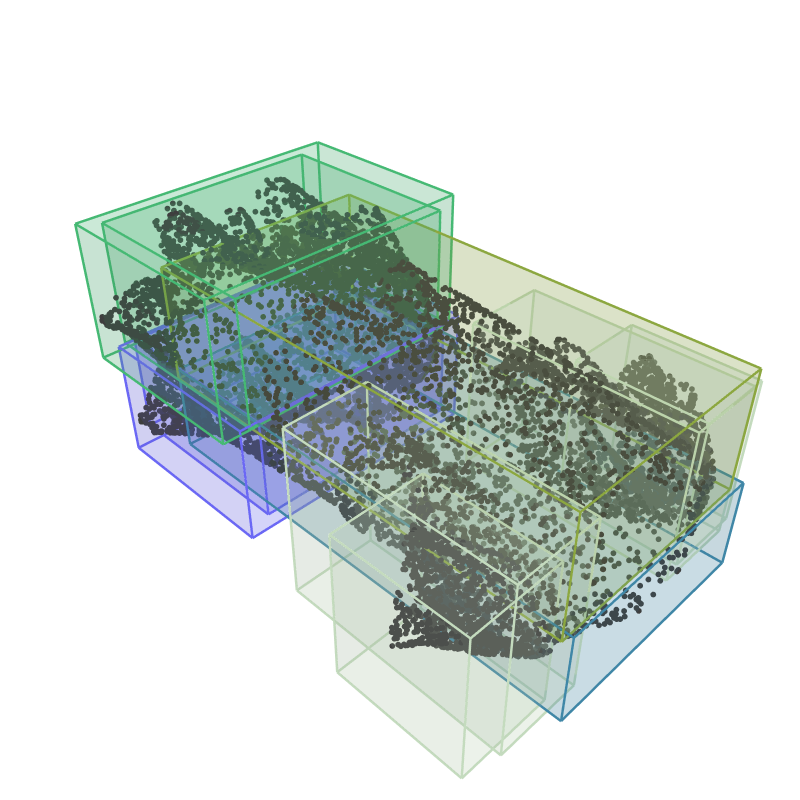

Source (notebook cell):
### Markdown cell above
# Test Plotly Visualization

### Code cell
import os
import random
from glob import glob

import numpy as np
import pickle

import plotly.graph_objects as go

from matplotlib.colors import to_rgb


_CMAP = {
    "帽": {"alias": "帽", "color": "#F7815D"},
    "领": {"alias": "领", "color": "#F9D26D"},
    "肩": {"alias": "肩", "color": "#F23434"},
    "袖片": {"alias": "袖片", "color": "#C4DBBE"},
    "袖口": {"alias": "袖口", "color": "#F0EDA8"},
    "衣身前中": {"alias": "衣身前中", "color": "#8CA740"},
    "衣身后中": {"alias": "衣身后中", "color": "#4087A7"},
    "衣身侧": {"alias": "衣身侧", "color": "#DF7D7E"},
    "底摆": {"alias": "底摆", "color": "#DACBBD"},
    "腰头": {"alias": "腰头", "color": "#DABDD1"},
    "裙前中": {"alias": "裙前中", "color": "#46B974"},
    "裙后中": {"alias": "裙后中", "color": "#6B68F5"},
    "裙侧": {"alias": "裙侧", "color": "#D37F50"},

    "橡筋": {"alias": "橡筋", "color": "#696969"},
    "木耳边": {"alias": "木耳边", "color": "#A8D4D2"},
    "袖笼拼条": {"alias": "袖笼拼条", "color": "#696969"},
    "荷叶边": {"alias": "荷叶边", "color": "#A8D4D2"},
    "绑带": {"alias": "绑带", "color": "#696969"}
}

_PANEL_CLS = [
    '帽', '领', '肩', '袖片', '袖口', '衣身前中', '衣身后中', '衣身侧', '底摆', '腰头', '裙前中', '裙后中', '裙侧', '橡筋', '木耳边', '袖笼拼条', '荷叶边', '绑带']

def create_bounding_box_lines(min_point, max_point, color):
    # Create the 12 lines of the bounding box
    x_lines = []
    y_lines = []
    z_lines = []
    
    # List of all 8 corners of the box
    x0, y0, z0 = min_point
    x1, y1, z1 = max_point

    corners = np.array([
        [x0, y0, z0],  # 0
        [x1, y0, z0],  # 1
        [x1, y1, z0],  # 2
        [x0, y1, z0],  # 3
        [x0, y0, z1],  # 4
        [x1, y0, z1],  # 5
        [x1, y1, z1],  # 6
        [x0, y1, z1]   # 7
    ])

    # Pairs of corners between which to draw lines
    edges = [
        (0, 1), (1, 2), (2, 3), (3, 0),  # Bottom face
        (4, 5), (5, 6), (6, 7), (7, 4),  # Top face
        (0, 4), (1, 5), (2, 6), (3, 7)   # Vertical edges
    ]

    for edge in edges:
        start = corners[edge[0]]
        end = corners[edge[1]]
        x_lines.extend([start[0], end[0], None])  # None to break the line
        y_lines.extend([start[1], end[1], None])
        z_lines.extend([start[2], end[2], None])

    line_trace = go.Scatter3d(
        x=x_lines,
        y=y_lines,
        z=z_lines,
        mode='lines',
        line=dict(color=color, width=5),
        showlegend=False
    )
    return line_trace

def create_bounding_box_mesh(min_point, max_point, color, opacity=0.2):
    # List of all 8 corners of the box
    x0, y0, z0 = min_point
    x1, y1, z1 = max_point

    corners = np.array([
        [x0, y0, z0],  # 0
        [x1, y0, z0],  # 1
        [x1, y1, z0],  # 2
        [x0, y1, z0],  # 3
        [x0, y0, z1],  # 4
        [x1, y0, z1],  # 5
        [x1, y1, z1],  # 6
        [x0, y1, z1]   # 7
    ])

    # Define the triangles composing the surfaces of the box
    # Each face is composed of two triangles
    faces = np.array([
        [0, 1, 2], [0, 2, 3],  # Bottom face
        [4, 5, 6], [4, 6, 7],  # Top face
        [0, 1, 5], [0, 5, 4],  # Side face
        [1, 2, 6], [1, 6, 5],  # Side face
        [2, 3, 7], [2, 7, 6],  # Side face
        [3, 0, 4], [3, 4, 7]   # Side face
    ])

    x = corners[:, 0]
    y = corners[:, 1]
    z = corners[:, 2]

    i = faces[:, 0]
    j = faces[:, 1]
    k = faces[:, 2]

    mesh = go.Mesh3d(
        x=x,
        y=y,
        z=z,
        i=i,
        j=j,
        k=k,
        color=color,
        opacity=opacity,
        name='Bounding Box',
        showlegend=False,
        flatshading=True
    )

    return mesh


def vis_bbox_plotly(bboxes, colors, points=None):
    fig = go.Figure()

    for idx in range(len(bboxes)):
        
        # visuzlize point clouds if given
        if points is not None:
            cur_points = points[idx].reshape(-1, 3)
            rand_idx = np.random.choice(cur_points.shape[0], 2000, replace=False)
            cur_points = cur_points[rand_idx, :]
            fig.add_trace(go.Scatter3d(
                x=cur_points[:, 0],
                y=cur_points[:, 1],
                z=cur_points[:, 2],
                mode='markers',
                marker=dict(size=2, color='#3e3e3e'),
                name=f'Point Cloud {idx+1}'
            ))
            
        # Add the bounding box lines
        min_point, max_point = bboxes[idx, :3], bboxes[idx, 3:]
        bbox_lines = create_bounding_box_lines(min_point, max_point, color=colors[idx])
        fig.add_trace(bbox_lines)
        # Add the bounding box surfaces with transparency
        bbox_mesh = create_bounding_box_mesh(min_point, max_point, color=colors[idx], opacity=0.15)
        fig.add_trace(bbox_mesh)

    # Update layout
    fig.update_layout(
        scene=dict(
            xaxis=dict(
                visible=False,
                showbackground=False,
                showgrid=False,
                showline=False,
                showticklabels=False,
                title=''
            ),
            yaxis=dict(
                visible=False,
                showbackground=False,
                showgrid=False,
                showline=False,
                showticklabels=False,
                title=''
            ),
            zaxis=dict(
                visible=False,
                showbackground=False,
                showgrid=False,
                showline=False,
                showticklabels=False,
                title=''
            ),
            aspectmode='data'  # Keep the aspect ratio of data
        ),
        width=800,
        height=800,
        margin=dict(r=0, l=0, b=0, t=0),
        showlegend=False
    )
    fig.show()


# data_dir = "E:\\lry\\data\\AIGP\\demo_v2\\Q2\\brep_reso_64_edge_snap"
# data_item = random.choice(glob(os.path.join(data_dir, '*.pkl')))
data_item = "E:\\lry\\data\\AIGP\\demo_v2\\Q2\\brep_reso_128_edge_snap\\00000.pkl"

print(data_item)
with open(data_item, 'rb') as f: data = pickle.load(f)

bboxes = data['surf_bbox_wcs']
bbox_colors = [_CMAP[_PANEL_CLS[idx-1]]['color'] for idx in data['surf_cls']]
points = data['surf_wcs']

# bboxes = np.random.rand(11, 6)
# bbox_colors = [_CMAP[_PANEL_CLS[idx-1]]['color'] for idx in np.random.randint(1, 18, 11)]

vis_bbox_plotly(bboxes, bbox_colors, points=points)

### Figure 1 — Plotly figure (JSON) as saved in the notebook; plotly's stock layout.template omitted (floating-point values rounded to 4 significant figures; data arrays with more than 128 entries replaced by an {"elided": "..."} marker saying what was removed)
{"data": [{"marker": {"color": "#3e3e3e", "size": 2}, "mode": "markers", "name": "Point Cloud 1", "type": "scatter3d", "x": {"elided": "2000 float values"}, "y": {"elided": "2000 float values"}, "z": {"elided": "2000 float values"}}, {"line": {"color": "#8CA740", "width": 5}, "mode": "lines", "showlegend": false, "type": "scatter3d", "x": [-0.1859, 0.1776, null, 0.1776, 0.1776, null, 0.1776, -0.1859, null, -0.1859, -0.1859, null, -0.1859, 0.1776, null, 0.1776, 0.1776, null, 0.1776, -0.1859, null, -0.1859, -0.1859, null, -0.1859, -0.1859, null, 0.1776, 0.1776, null, 0.1776, 0.1776, null, -0.1859, -0.1859, null], "y": [-0.2373, -0.2373, null, -0.2373, 0.4962, null, 0.4962, 0.4962, null, 0.4962, -0.2373, null, -0.2373, -0.2373, null, -0.2373, 0.4962, null, 0.4962, 0.4962, null, 0.4962, -0.2373, null, -0.2373, -0.2373, null, -0.2373, -0.2373, null, 0.4962, 0.4962, null, 0.4962, 0.4962, null], "z": [-0.01798, -0.01798, null, -0.01798, -0.01798, null, -0.01798, -0.01798, null, -0.01798, -0.01798, null, 0.1726, 0.1726, null, 0.1726, 0.1726, null, 0.1726, 0.1726, null, 0.1726, 0.1726, null, -0.01798, 0.1726, null, -0.01798, 0.1726, null, -0.01798, 0.1726, null, -0.01798, 0.1726, null]}, {"color": "#8CA740", "flatshading": true, "i": [0, 0, 4, 4, 0, 0, 1, 1, 2, 2, 3, 3], "j": [1, 2, 5, 6, 1, 5, 2, 6, 3, 7, 0, 4], "k": [2, 3, 6, 7, 5, 4, 6, 5, 7, 6, 4, 7], "name": "Bounding Box", "opacity": 0.15, "showlegend": false, "type": "mesh3d", "x": [-0.1859, 0.1776, 0.1776, -0.1859, -0.1859, 0.1776, 0.1776, -0.1859], "y": [-0.2373, -0.2373, 0.4962, 0.4962, -0.2373, -0.2373, 0.4962, 0.4962], "z": [-0.01798, -0.01798, -0.01798, -0.01798, 0.1726, 0.1726, 0.1726, 0.1726]}, {"marker": {"color": "#3e3e3e", "size": 2}, "mode": "markers", "name": "Point Cloud 2", "type": "scatter3d", "x": {"elided": "2000 float values"}, "y": {"elided": "2000 float values"}, "z": {"elided": "2000 float values"}}, {"line": {"color": "#4087A7", "width": 5}, "mode": "lines", "showlegend": false, "type": "scatter3d", "x": [-0.1915, 0.1755, null, 0.1755, 0.1755, null, 0.1755, -0.1915, null, -0.1915, -0.1915, null, -0.1915, 0.1755, null, 0.1755, 0.1755, null, 0.1755, -0.1915, null, -0.1915, -0.1915, null, -0.1915, -0.1915, null, 0.1755, 0.1755, null, 0.1755, 0.1755, null, -0.1915, -0.1915, null], "y": [-0.2377, -0.2377, null, -0.2377, 0.5092, null, 0.5092, 0.5092, null, 0.5092, -0.2377, null, -0.2377, -0.2377, null, -0.2377, 0.5092, null, 0.5092, 0.5092, null, 0.5092, -0.2377, null, -0.2377, -0.2377, null, -0.2377, -0.2377, null, 0.5092, 0.5092, null, 0.5092, 0.5092, null], "z": [-0.1472, -0.1472, null, -0.1472, -0.1472, null, -0.1472, -0.1472, null, -0.1472, -0.1472, null, -0.002655, -0.002655, null, -0.002655, -0.002655, null, -0.002655, -0.002655, null, -0.002655, -0.002655, null, -0.1472, -0.002655, null, -0.1472, -0.002655, null, -0.1472, -0.002655, null, -0.1472, -0.002655, null]}, {"color": "#4087A7", "flatshading": true, "i": [0, 0, 4, 4, 0, 0, 1, 1, 2, 2, 3, 3], "j": [1, 2, 5, 6, 1, 5, 2, 6, 3, 7, 0, 4], "k": [2, 3, 6, 7, 5, 4, 6, 5, 7, 6, 4, 7], "name": "Bounding Box", "opacity": 0.15, "showlegend": false, "type": "mesh3d", "x": [-0.1915, 0.1755, 0.1755, -0.1915, -0.1915, 0.1755, 0.1755, -0.1915], "y": [-0.2377, -0.2377, 0.5092, 0.5092, -0.2377, -0.2377, 0.5092, 0.5092], "z": [-0.1472, -0.1472, -0.1472, -0.1472, -0.002655, -0.002655, -0.002655, -0.002655]}, {"marker": {"color": "#3e3e3e", "size": 2}, "mode": "markers", "name": "Point Cloud 3", "type": "scatter3d", "x": {"elided": "2000 float values"}, "y": {"elided": "2000 float values"}, "z": {"elided": "2000 float values"}}, {"line": {"color": "#C4DBBE", "width": 5}, "mode": "lines", "showlegend": false, "type": "scatter3d", "x": [-0.244, -0.1049, null, -0.1049, -0.1049, null, -0.1049, -0.244, null, -0.244, -0.244, null, -0.244, -0.1049, null, -0.1049, -0.1049, null, -0.1049, -0.244, null, -0.244, -0.244, null, -0.244, -0.244, null, -0.1049, -0.1049, null, -0.1049, -0.1049, null, -0.244, -0.244, null], "y": [0.1096, 0.1096, null, 0.1096, 0.4736, null, 0.4736, 0.4736, null, 0.4736, 0.1096, null, 0.1096, 0.1096, null, 0.1096, 0.4736, null, 0.4736, 0.4736, null, 0.4736, 0.1096, null, 0.1096, 0.1096, null, 0.1096, 0.1096, null, 0.4736, 0.4736, null, 0.4736, 0.4736, null], "z": [-0.145, -0.145, null, -0.145, -0.145, null, -0.145, -0.145, null, -0.145, -0.145, null, 0.1069, 0.1069, null, 0.1069, 0.1069, null, 0.1069, 0.1069, null, 0.1069, 0.1069, null, -0.145, 0.1069, null, -0.145, 0.1069, null, -0.145, 0.1069, null, -0.145, 0.1069, null]}, {"color": "#C4DBBE", "flatshading": true, "i": [0, 0, 4, 4, 0, 0, 1, 1, 2, 2, 3, 3], "j": [1, 2, 5, 6, 1, 5, 2, 6, 3, 7, 0, 4], "k": [2, 3, 6, 7, 5, 4, 6, 5, 7, 6, 4, 7], "name": "Bounding Box", "opacity": 0.15, "showlegend": false, "type": "mesh3d", "x": [-0.244, -0.1049, -0.1049, -0.244, -0.244, -0.1049, -0.1049, -0.244], "y": [0.1096, 0.1096, 0.4736, 0.4736, 0.1096, 0.1096, 0.4736, 0.4736], "z": [-0.145, -0.145, -0.145, -0.145, 0.1069, 0.1069, 0.1069, 0.1069]}, {"marker": {"color": "#3e3e3e", "size": 2}, "mode": "markers", "name": "Point Cloud 4", "type": "scatter3d", "x": {"elided": "2000 float values"}, "y": {"elided": "2000 float values"}, "z": {"elided": "2000 float values"}}, {"line": {"color": "#C4DBBE", "width": 5}, "mode": "lines", "showlegend": false, "type": "scatter3d", "x": [0.153, 0.3038, null, 0.3038, 0.3038, null, 0.3038, 0.153, null, 0.153, 0.153, null, 0.153, 0.3038, null, 0.3038, 0.3038, null, 0.3038, 0.153, null, 0.153, 0.153, null, 0.153, 0.153, null, 0.3038, 0.3038, null, 0.3038, 0.3038, null, 0.153, 0.153, null], "y": [0.2592, 0.2592, null, 0.2592, 0.4693, null, 0.4693, 0.4693, null, 0.4693, 0.2592, null, 0.2592, 0.2592, null, 0.2592, 0.4693, null, 0.4693, 0.4693, null, 0.4693, 0.2592, null, 0.2592, 0.2592, null, 0.2592, 0.2592, null, 0.4693, 0.4693, null, 0.4693, 0.4693, null], "z": [-0.1658, -0.1658, null, -0.1658, -0.1658, null, -0.1658, -0.1658, null, -0.1658, -0.1658, null, 0.06881, 0.06881, null, 0.06881, 0.06881, null, 0.06881, 0.06881, null, 0.06881, 0.06881, null, -0.1658, 0.06881, null, -0.1658, 0.06881, null, -0.1658, 0.06881, null, -0.1658, 0.06881, null]}, {"color": "#C4DBBE", "flatshading": true, "i": [0, 0, 4, 4, 0, 0, 1, 1, 2, 2, 3, 3], "j": [1, 2, 5, 6, 1, 5, 2, 6, 3, 7, 0, 4], "k": [2, 3, 6, 7, 5, 4, 6, 5, 7, 6, 4, 7], "name": "Bounding Box", "opacity": 0.15, "showlegend": false, "type": "mesh3d", "x": [0.153, 0.3038, 0.3038, 0.153, 0.153, 0.3038, 0.3038, 0.153], "y": [0.2592, 0.2592, 0.4693, 0.4693, 0.2592, 0.2592, 0.4693, 0.4693], "z": [-0.1658, -0.1658, -0.1658, -0.1658, 0.06881, 0.06881, 0.06881, 0.06881]}, {"marker": {"color": "#3e3e3e", "size": 2}, "mode": "markers", "name": "Point Cloud 5", "type": "scatter3d", "x": {"elided": "2000 float values"}, "y": {"elided": "2000 float values"}, "z": {"elided": "2000 float values"}}, {"line": {"color": "#C4DBBE", "width": 5}, "mode": "lines", "showlegend": false, "type": "scatter3d", "x": [-0.2943, -0.1583, null, -0.1583, -0.1583, null, -0.1583, -0.2943, null, -0.2943, -0.2943, null, -0.2943, -0.1583, null, -0.1583, -0.1583, null, -0.1583, -0.2943, null, -0.2943, -0.2943, null, -0.2943, -0.2943, null, -0.1583, -0.1583, null, -0.1583, -0.1583, null, -0.2943, -0.2943, null], "y": [0.2532, 0.2532, null, 0.2532, 0.46, null, 0.46, 0.46, null, 0.46, 0.2532, null, 0.2532, 0.2532, null, 0.2532, 0.46, null, 0.46, 0.46, null, 0.46, 0.2532, null, 0.2532, 0.2532, null, 0.2532, 0.2532, null, 0.46, 0.46, null, 0.46, 0.46, null], "z": [-0.1621, -0.1621, null, -0.1621, -0.1621, null, -0.1621, -0.1621, null, -0.1621, -0.1621, null, 0.08545, 0.08545, null, 0.08545, 0.08545, null, 0.08545, 0.08545, null, 0.08545, 0.08545, null, -0.1621, 0.08545, null, -0.1621, 0.08545, null, -0.1621, 0.08545, null, -0.1621, 0.08545, null]}, {"color": "#C4DBBE", "flatshading": true, "i": [0, 0, 4, 4, 0, 0, 1, 1, 2, 2, 3, 3], "j": [1, 2, 5, 6, 1, 5, 2, 6, 3, 7, 0, 4], "k": [2, 3, 6, 7, 5, 4, 6, 5, 7, 6, 4, 7], "name": "Bounding Box", "opacity": 0.15, "showlegend": false, "type": "mesh3d", "x": [-0.2943, -0.1583, -0.1583, -0.2943, -0.2943, -0.1583, -0.1583, -0.2943], "y": [0.2532, 0.2532, 0.46, 0.46, 0.2532, 0.2532, 0.46, 0.46], "z": [-0.1621, -0.1621, -0.1621, -0.1621, 0.08545, 0.08545, 0.08545, 0.08545]}, {"marker": {"color": "#3e3e3e", "size": 2}, "mode": "markers", "name": "Point Cloud 6", "type": "scatter3d", "x": {"elided": "2000 float values"}, "y": {"elided": "2000 float values"}, "z": {"elided": "2000 float values"}}, {"line": {"color": "#C4DBBE", "width": 5}, "mode": "lines", "showlegend": false, "type": "scatter3d", "x": [0.1078, 0.2479, null, 0.2479, 0.2479, null, 0.2479, 0.1078, null, 0.1078, 0.1078, null, 0.1078, 0.2479, null, 0.2479, 0.2479, null, 0.2479, 0.1078, null, 0.1078, 0.1078, null, 0.1078, 0.1078, null, 0.2479, 0.2479, null, 0.2479, 0.2479, null, 0.1078, 0.1078, null], "y": [0.1139, 0.1139, null, 0.1139, 0.4801, null, 0.4801, 0.4801, null, 0.4801, 0.1139, null, 0.1139, 0.1139, null, 0.1139, 0.4801, null, 0.4801, 0.4801, null, 0.4801, 0.1139, null, 0.1139, 0.1139, null, 0.1139, 0.1139, null, 0.4801, 0.4801, null, 0.4801, 0.4801, null], "z": [-0.1691, -0.1691, null, -0.1691, -0.1691, null, -0.1691, -0.1691, null, -0.1691, -0.1691, null, 0.1107, 0.1107, null, 0.1107, 0.1107, null, 0.1107, 0.1107, null, 0.1107, 0.1107, null, -0.1691, 0.1107, null, -0.1691, 0.1107, null, -0.1691, 0.1107, null, -0.1691, 0.1107, null]}, {"color": "#C4DBBE", "flatshading": true, "i": [0, 0, 4, 4, 0, 0, 1, 1, 2, 2, 3, 3], "j": [1, 2, 5, 6, 1, 5, 2, 6, 3, 7, 0, 4], "k": [2, 3, 6, 7, 5, 4, 6, 5, 7, 6, 4, 7], "name": "Bounding Box", "opacity": 0.15, "showlegend": false, "type": "mesh3d", "x": [0.1078, 0.2479, 0.2479, 0.1078, 0.1078, 0.2479, 0.2479, 0.1078], "y": [0.1139, 0.1139, 0.4801, 0.4801, 0.1139, 0.1139, 0.4801, 0.4801], "z": [-0.1691, -0.1691, -0.1691, -0.1691, 0.1107, 0.1107, 0.1107, 0.1107]}, {"marker": {"color": "#3e3e3e", "size": 2}, "mode": "markers", "name": "Point Cloud 7", "type": "scatter3d", "x": {"elided": "2000 float values"}, "y": {"elided": "2000 float values"}, "z": {"elided": "2000 float values"}}, {"line": {"color": "#46B974", "width": 5}, "mode": "lines", "showlegend": false, "type": "scatter3d", "x": [-0.2227, 0.2364, null, 0.2364, 0.2364, null, 0.2364, -0.2227, null, -0.2227, -0.2227, null, -0.2227, 0.2364, null, 0.2364, 0.2364, null, 0.2364, -0.2227, null, -0.2227, -0.2227, null, -0.2227, -0.2227, null, 0.2364, 0.2364, null, 0.2364, 0.2364, null, -0.2227, -0.2227, null], "y": [-0.3543, -0.3543, null, -0.3543, -0.04166, null, -0.04166, -0.04166, null, -0.04166, -0.3543, null, -0.3543, -0.3543, null, -0.3543, -0.04166, null, -0.04166, -0.04166, null, -0.04166, -0.3543, null, -0.3543, -0.3543, null, -0.3543, -0.3543, null, -0.04166, -0.04166, null, -0.04166, -0.04166, null], "z": [-0.006403, -0.006403, null, -0.006403, -0.006403, null, -0.006403, -0.006403, null, -0.006403, -0.006403, null, 0.221, 0.221, null, 0.221, 0.221, null, 0.221, 0.221, null, 0.221, 0.221, null, -0.006403, 0.221, null, -0.006403, 0.221, null, -0.006403, 0.221, null, -0.006403, 0.221, null]}, {"color": "#46B974", "flatshading": true, "i": [0, 0, 4, 4, 0, 0, 1, 1, 2, 2, 3, 3], "j": [1, 2, 5, 6, 1, 5, 2, 6, 3, 7, 0, 4], "k": [2, 3, 6, 7, 5, 4, 6, 5, 7, 6, 4, 7], "name": "Bounding Box", "opacity": 0.15, "showlegend": false, "type": "mesh3d", "x": [-0.2227, 0.2364, 0.2364, -0.2227, -0.2227, 0.2364, 0.2364, -0.2227], "y": [-0.3543, -0.3543, -0.04166, -0.04166, -0.3543, -0.3543, -0.04166, -0.04166], "z": [-0.006403, -0.006403, -0.006403, -0.006403, 0.221, 0.221, 0.221, 0.221]}, {"marker": {"color": "#3e3e3e", "size": 2}, "mode": "markers", "name": "Point Cloud 8", "type": "scatter3d", "x": {"elided": "2000 float values"}, "y": {"elided": "2000 float values"}, "z": {"elided": "2000 float values"}}, {"line": {"color": "#46B974", "width": 5}, "mode": "lines", "showlegend": false, "type": "scatter3d", "x": [-0.1956, 0.1895, null, 0.1895, 0.1895, null, 0.1895, -0.1956, null, -0.1956, -0.1956, null, -0.1956, 0.1895, null, 0.1895, 0.1895, null, 0.1895, -0.1956, null, -0.1956, -0.1956, null, -0.1956, -0.1956, null, 0.1895, 0.1895, null, 0.1895, 0.1895, null, -0.1956, -0.1956, null], "y": [-0.366, -0.366, null, -0.366, -0.04251, null, -0.04251, -0.04251, null, -0.04251, -0.366, null, -0.366, -0.366, null, -0.366, -0.04251, null, -0.04251, -0.04251, null, -0.04251, -0.366, null, -0.366, -0.366, null, -0.366, -0.366, null, -0.04251, -0.04251, null, -0.04251, -0.04251, null], "z": [-0.005077, -0.005077, null, -0.005077, -0.005077, null, -0.005077, -0.005077, null, -0.005077, -0.005077, null, 0.2033, 0.2033, null, 0.2033, 0.2033, null, 0.2033, 0.2033, null, 0.2033, 0.2033, null, -0.005077, 0.2033, null, -0.005077, 0.2033, null, -0.005077, 0.2033, null, -0.005077, 0.2033, null]}, {"color": "#46B974", "flatshading": true, "i": [0, 0, 4, 4, 0, 0, 1, 1, 2, 2, 3, 3], "j": [1, 2, 5, 6, 1, 5, 2, 6, 3, 7, 0, 4], "k": [2, 3, 6, 7, 5, 4, 6, 5, 7, 6, 4, 7], "name": "Bounding Box", "opacity": 0.15, "showlegend": false, "type": "mesh3d", "x": [-0.1956, 0.1895, 0.1895, -0.1956, -0.1956, 0.1895, 0.1895, -0.1956], "y": [-0.366, -0.366, -0.04251, -0.04251, -0.366, -0.366, -0.04251, -0.04251], "z": [-0.005077, -0.005077, -0.005077, -0.005077, 0.2033, 0.2033, 0.2033, 0.2033]}, {"marker": {"color": "#3e3e3e", "size": 2}, "mode": "markers", "name": "Point Cloud 9", "type": "scatter3d", "x": {"elided": "2000 float values"}, "y": {"elided": "2000 float values"}, "z": {"elided": "2000 float values"}}, {"line": {"color": "#6B68F5", "width": 5}, "mode": "lines", "showlegend": false, "type": "scatter3d", "x": [-0.2452, 0.2071, null, 0.2071, 0.2071, null, 0.2071, -0.2452, null, -0.2452, -0.2452, null, -0.2452, 0.2071, null, 0.2071, 0.2071, null, 0.2071, -0.2452, null, -0.2452, -0.2452, null, -0.2452, -0.2452, null, 0.2071, 0.2071, null, 0.2071, 0.2071, null, -0.2452, -0.2452, null], "y": [-0.3549, -0.3549, null, -0.3549, -0.04174, null, -0.04174, -0.04174, null, -0.04174, -0.3549, null, -0.3549, -0.3549, null, -0.3549, -0.04174, null, -0.04174, -0.04174, null, -0.04174, -0.3549, null, -0.3549, -0.3549, null, -0.3549, -0.3549, null, -0.04174, -0.04174, null, -0.04174, -0.04174, null], "z": [-0.2023, -0.2023, null, -0.2023, -0.2023, null, -0.2023, -0.2023, null, -0.2023, -0.2023, null, 0.0003092, 0.0003092, null, 0.0003092, 0.0003092, null, 0.0003092, 0.0003092, null, 0.0003092, 0.0003092, null, -0.2023, 0.0003092, null, -0.2023, 0.0003092, null, -0.2023, 0.0003092, null, -0.2023, 0.0003092, null]}, {"color": "#6B68F5", "flatshading": true, "i": [0, 0, 4, 4, 0, 0, 1, 1, 2, 2, 3, 3], "j": [1, 2, 5, 6, 1, 5, 2, 6, 3, 7, 0, 4], "k": [2, 3, 6, 7, 5, 4, 6, 5, 7, 6, 4, 7], "name": "Bounding Box", "opacity": 0.15, "showlegend": false, "type": "mesh3d", "x": [-0.2452, 0.2071, 0.2071, -0.2452, -0.2452, 0.2071, 0.2071, -0.2452], "y": [-0.3549, -0.3549, -0.04174, -0.04174, -0.3549, -0.3549, -0.04174, -0.04174], "z": [-0.2023, -0.2023, -0.2023, -0.2023, 0.0003092, 0.0003092, 0.0003092, 0.0003092]}, {"marker": {"color": "#3e3e3e", "size": 2}, "mode": "markers", "name": "Point Cloud 10", "type": "scatter3d", "x": {"elided": "2000 float values"}, "y": {"elided": "2000 float values"}, "z": {"elided": "2000 float values"}}, {"line": {"color": "#6B68F5", "width": 5}, "mode": "lines", "showlegend": false, "type": "scatter3d", "x": [-0.2095, 0.1738, null, 0.1738, 0.1738, null, 0.1738, -0.2095, null, -0.2095, -0.2095, null, -0.2095, 0.1738, null, 0.1738, 0.1738, null, 0.1738, -0.2095, null, -0.2095, -0.2095, null, -0.2095, -0.2095, null, 0.1738, 0.1738, null, 0.1738, 0.1738, null, -0.2095, -0.2095, null], "y": [-0.3636, -0.3636, null, -0.3636, -0.04189, null, -0.04189, -0.04189, null, -0.04189, -0.3636, null, -0.3636, -0.3636, null, -0.3636, -0.04189, null, -0.04189, -0.04189, null, -0.04189, -0.3636, null, -0.3636, -0.3636, null, -0.3636, -0.3636, null, -0.04189, -0.04189, null, -0.04189, -0.04189, null], "z": [-0.1757, -0.1757, null, -0.1757, -0.1757, null, -0.1757, -0.1757, null, -0.1757, -0.1757, null, -0.002123, -0.002123, null, -0.002123, -0.002123, null, -0.002123, -0.002123, null, -0.002123, -0.002123, null, -0.1757, -0.002123, null, -0.1757, -0.002123, null, -0.1757, -0.002123, null, -0.1757, -0.002123, null]}, {"color": "#6B68F5", "flatshading": true, "i": [0, 0, 4, 4, 0, 0, 1, 1, 2, 2, 3, 3], "j": [1, 2, 5, 6, 1, 5, 2, 6, 3, 7, 0, 4], "k": [2, 3, 6, 7, 5, 4, 6, 5, 7, 6, 4, 7], "name": "Bounding Box", "opacity": 0.15, "showlegend": false, "type": "mesh3d", "x": [-0.2095, 0.1738, 0.1738, -0.2095, -0.2095, 0.1738, 0.1738, -0.2095], "y": [-0.3636, -0.3636, -0.04189, -0.04189, -0.3636, -0.3636, -0.04189, -0.04189], "z": [-0.1757, -0.1757, -0.1757, -0.1757, -0.002123, -0.002123, -0.002123, -0.002123]}], "layout": {"height": 800, "margin": {"b": 0, "l": 0, "r": 0, "t": 0}, "scene": {"aspectmode": "data", "xaxis": {"showbackground": false, "showgrid": false, "showline": false, "showticklabels": false, "title": {"text": ""}, "visible": false}, "yaxis": {"showbackground": false, "showgrid": false, "showline": false, "showticklabels": false, "title": {"text": ""}, "visible": false}, "zaxis": {"showbackground": false, "showgrid": false, "showline": false, "showticklabels": false, "title": {"text": ""}, "visible": false}}, "showlegend": false, "width": 800}}
